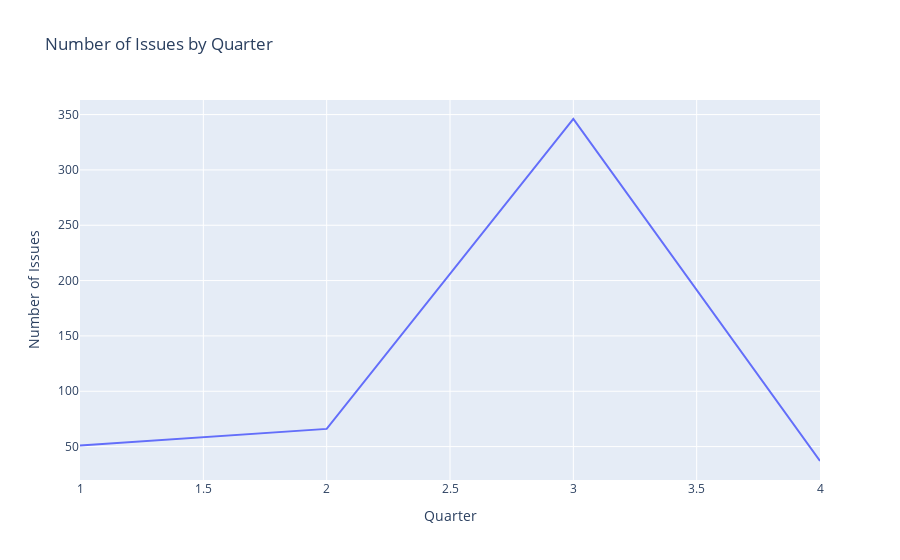

This figure's notebook cell:
### Markdown cell above
The number of issues changes each month. In January, there are about 15 issues which increases in February and March. Then drops in April returning to 15 issues. The highest number of issues occurs in September with 252 issues. After September, the number decreases. October having the lowest count (only 7 issues). This shows that more issues are created in the middle of the year, especially in August (72 issues) and September. While the numbers are lowest in October and at the beginning and end of the year.

### Code cell
issues_by_quarter = issues_df.groupby('quarter').size().reset_index(name='issue_count')

fig2 = px.line(issues_by_quarter, x='quarter', y='issue_count', 
               title='Number of Issues by Quarter',
               labels={'quarter': 'Quarter', 'issue_count': 'Number of Issues'})
fig2.show()

### Figure 1 — Plotly figure (JSON) as saved in the notebook; plotly's stock layout.template omitted (floating-point values rounded to 4 significant figures)
{"data": [{"hovertemplate": "Quarter=%{x}<br>Number of Issues=%{y}<extra></extra>", "legendgroup": "", "line": {"color": "#636efa", "dash": "solid"}, "marker": {"symbol": "circle"}, "mode": "lines", "name": "", "orientation": "v", "showlegend": false, "type": "scatter", "x": [1, 2, 3, 4], "xaxis": "x", "y": [51, 66, 346, 37], "yaxis": "y"}], "layout": {"legend": {"tracegroupgap": 0}, "title": {"text": "Number of Issues by Quarter"}, "xaxis": {"anchor": "y", "domain": [0, 1], "title": {"text": "Quarter"}}, "yaxis": {"anchor": "x", "domain": [0, 1], "title": {"text": "Number of Issues"}}}}
